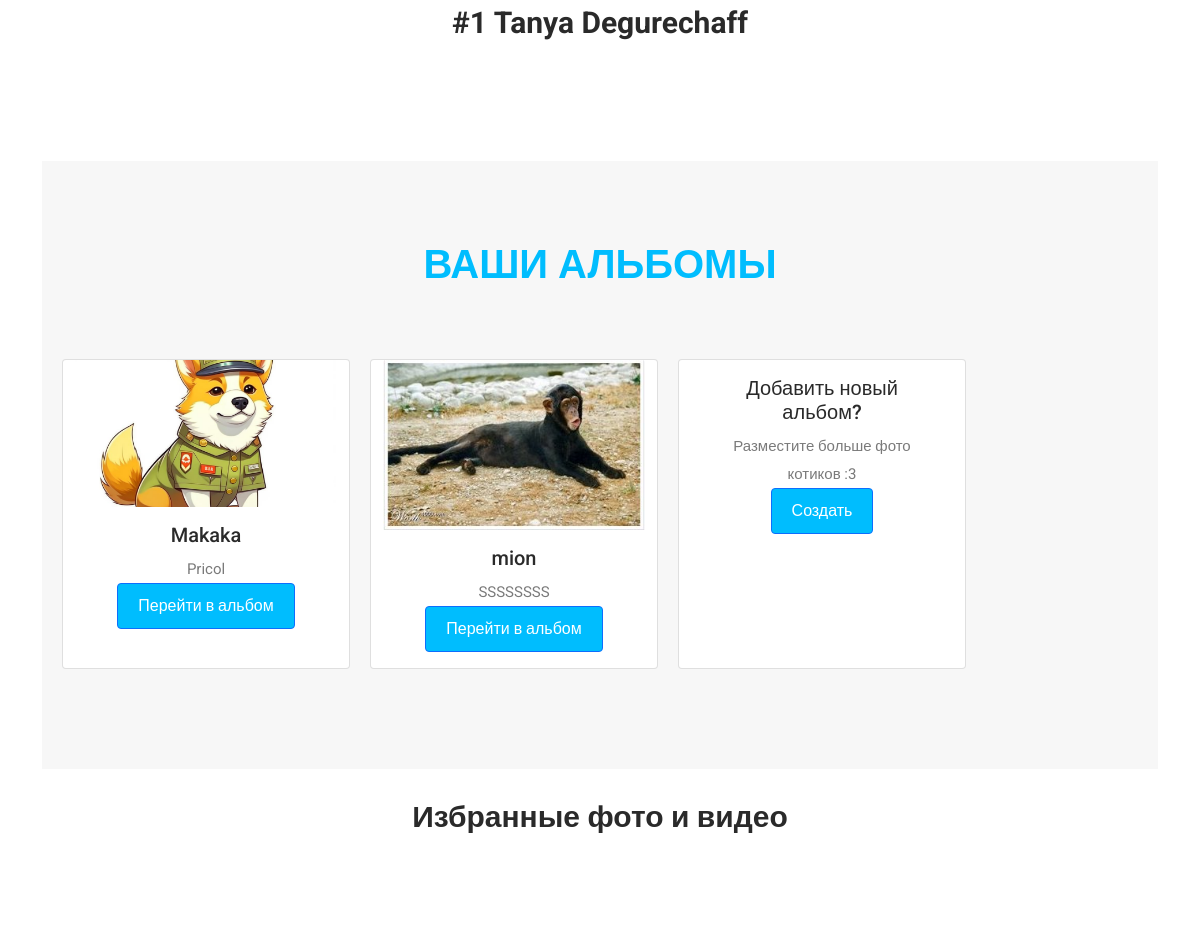
The page /user/ (signed in, middle part) on the database as committed earlier.
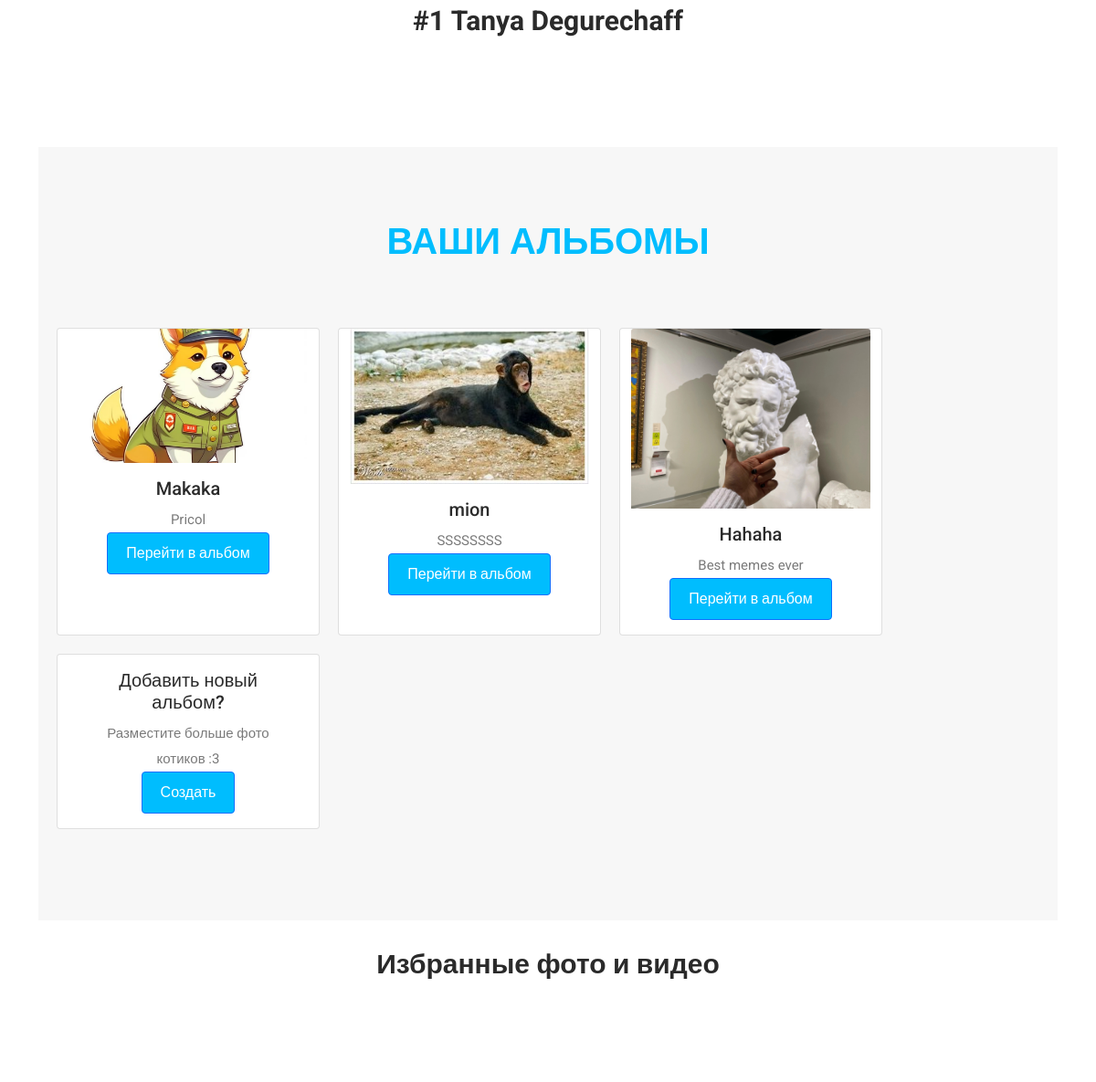
The same page on the database as committed later.
### base/models.py (models this page shows, shortened)
class Album(models.Model):
    name = models.CharField(max_length=200)
    author = models.ForeignKey(User, on_delete=models.CASCADE)
    description = models.CharField(max_length=1500)
    photoes = models.ManyToManyField(Photo, related_name="+")
    resize = models.ImageField(upload_to='resize/', blank=True, null=True)

### base/views.py (the view)
# urls.py: path('user/', views.user, name="user"),
def user(request):
    owner = None
    if 'id' in request.session:
        p = True
        id_per = int(request.session['id'])
        owner = User.objects.get(id=id_per)
    else:
        p = False
        owner = User.objects.get(username="test")
        return redirect('/')
    albums = Album.objects.all()
    form = AlbumForm()
    photo = Photo.objects.filter(isopen=True)
    user = User.objects.all()
    close_photo = Photo.objects.filter(isopen=False)
    context = { 'close_photo': close_photo,
                'user': user,
                'owner':owner,
                'form' : form,
                "photo" : photo,
                'albums': albums,
                "p": p
            }
    return render(request, 'base/users.html', context)

### base/templates/base/users.html (shortened to what this page needs)
{% extends 'main.html' %}
{% load static %}
{% block content %}
<body>
  <div class="user-info">
    <div class="container">
      <div class="row">
        <div class="col-lg-12">
          <div class="avatar">
            <h4>#{{owner.id}}   {{owner.username}}</h4>
          </div>
        </div>
  </div>
  <section class="portfolio">
    <div class="container">
      <div class="row">
        <div class="section-heading text-center">
          <h6 style="font-size: 30pt; font-weight: bold;">Ваши альбомы</h6>
        </div>
        {% for i in albums %}
        <div class="card" style="width: 18rem; margin-left: 20px; margin-bottom: 20px;">
            <img src="{{i.resize.url}}" class="card-img-top" alt="...">
            <div class="card-body">
              <h5 class="card-title">{{i.name}}</h5>
              <p class="card-text">{{i.description}}</p>
              <a href="{% url 'album' i.id %}" class="btn btn-primary">Перейти в альбом</a>
            </div>
          </div>
        {% endfor %}
        <div class="card" style="width: 18rem; margin-left: 20px; margin-bottom: 20px;">
          <div class="card-body">
            <h5 class="card-title">Добавить новый альбом?</h5>
            <p class="card-text">Разместите больше фото котиков :3</p>
            <a id="modal_trigger" href="#modal" class="btn btn-primary">Создать</a>
          </div>
        </div>
      </div>
    </div>
  </section>
    <div style="margin-bottom: 20px;" class="container">
      <div class="row">
          <div class="col-lg-12">
            <h4>Избранные фото и видео</h4>
          </div>
        </div>
      </div>
    </div>
  </body>
  {% endblock content %}

Rows that differ between the two databases and show on the page:
added Album: resize (picture), name "Hahaha", description "Best memes ever"
